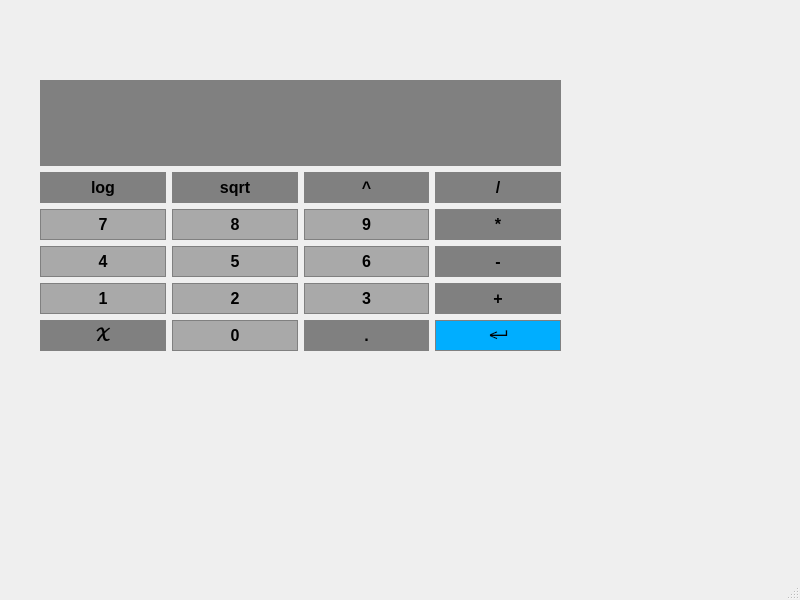
<?xml version="1.0" encoding="UTF-8"?>
<ui version="4.0">
 <class>MainWindow</class>
 <widget class="QMainWindow" name="MainWindow">
  <property name="geometry">
   <rect>
    <x>0</x>
    <y>0</y>
    <width>800</width>
    <height>600</height>
   </rect>
  </property>
  <property name="sizePolicy">
   <sizepolicy hsizetype="Fixed" vsizetype="Fixed">
    <horstretch>0</horstretch>
    <verstretch>0</verstretch>
   </sizepolicy>
  </property>
  <property name="windowTitle">
   <string>MainWindow</string>
  </property>
  <property name="styleSheet">
   <string notr="true"/>
  </property>
  <widget class="QWidget" name="centralwidget">
   <widget class="QWidget" name="widget" native="true">
    <property name="geometry">
     <rect>
      <x>40</x>
      <y>80</y>
      <width>521</width>
      <height>271</height>
     </rect>
    </property>
    <property name="styleSheet">
     <string notr="true"/>
    </property>
    <layout class="QGridLayout" name="gridLayout">
     <item row="2" column="3">
      <widget class="QPushButton" name="pushButton_4">
       <property name="font">
        <font>
         <pointsize>12</pointsize>
         <italic>false</italic>
         <bold>true</bold>
        </font>
       </property>
       <property name="styleSheet">
        <string notr="true">QPushButton {
	background-color: #808080;
	border: 1px solid gray;
	padding: 5px;
}

QPushButton:pressed {
	background-color: #707070;
	border: 1px solid gray;
	padding: 5px;
}</string>
       </property>
       <property name="text">
        <string>/</string>
       </property>
      </widget>
     </item>
     <item row="5" column="1">
      <widget class="QPushButton" name="pushButton_14">
       <property name="font">
        <font>
         <pointsize>12</pointsize>
         <italic>false</italic>
         <bold>true</bold>
        </font>
       </property>
       <property name="styleSheet">
        <string notr="true">QPushButton {
	background-color: #A9A9A9;
	border: 1px solid gray;
	padding: 5px;
}

QPushButton:pressed {
	background-color: #707070;
	border: 1px solid gray;
	padding: 5px;
}</string>
       </property>
       <property name="text">
        <string>2</string>
       </property>
      </widget>
     </item>
     <item row="5" column="0">
      <widget class="QPushButton" name="pushButton_13">
       <property name="font">
        <font>
         <pointsize>12</pointsize>
         <italic>false</italic>
         <bold>true</bold>
        </font>
       </property>
       <property name="styleSheet">
        <string notr="true">QPushButton {
	background-color: #A9A9A9;
	border: 1px solid gray;
	padding: 5px;
}

QPushButton:pressed {
	background-color: #707070;
	border: 1px solid gray;
	padding: 5px;
}</string>
       </property>
       <property name="text">
        <string>1</string>
       </property>
      </widget>
     </item>
     <item row="2" column="0">
      <widget class="QPushButton" name="pushButton">
       <property name="font">
        <font>
         <pointsize>12</pointsize>
         <italic>false</italic>
         <bold>true</bold>
        </font>
       </property>
       <property name="styleSheet">
        <string notr="true">QPushButton {
	background-color: #808080;
	border: 1px solid gray;
	padding: 5px;
}

QPushButton:pressed {
	background-color: #707070;
	border: 1px solid gray;
	padding: 5px;
}</string>
       </property>
       <property name="text">
        <string>log</string>
       </property>
      </widget>
     </item>
     <item row="5" column="2">
      <widget class="QPushButton" name="pushButton_15">
       <property name="font">
        <font>
         <pointsize>12</pointsize>
         <italic>false</italic>
         <bold>true</bold>
        </font>
       </property>
       <property name="styleSheet">
        <string notr="true">QPushButton {
	background-color: #A9A9A9;
	border: 1px solid gray;
	padding: 5px;
}

QPushButton:pressed {
	background-color: #707070;
	border: 1px solid gray;
	padding: 5px;
}</string>
       </property>
       <property name="text">
        <string>3</string>
       </property>
      </widget>
     </item>
     <item row="6" column="0">
      <widget class="QPushButton" name="pushButton_17">
       <property name="font">
        <font>
         <family>Segoe UI</family>
         <pointsize>12</pointsize>
         <italic>false</italic>
         <bold>true</bold>
        </font>
       </property>
       <property name="styleSheet">
        <string notr="true">QPushButton {
	background-color: #808080;
	border: 1px solid gray;
	padding: 5px;
}

QPushButton:pressed {
	background-color: #707070;
	border: 1px solid gray;
	padding: 5px;
}</string>
       </property>
       <property name="text">
        <string>𝒳</string>
       </property>
      </widget>
     </item>
     <item row="2" column="1">
      <widget class="QPushButton" name="pushButton_2">
       <property name="font">
        <font>
         <pointsize>12</pointsize>
         <italic>false</italic>
         <bold>true</bold>
        </font>
       </property>
       <property name="styleSheet">
        <string notr="true">QPushButton {
	background-color: #808080;
	border: 1px solid gray;
	padding: 5px;
}

QPushButton:pressed {
	background-color: #707070;
	border: 1px solid gray;
	padding: 5px;
}</string>
       </property>
       <property name="text">
        <string>sqrt</string>
       </property>
      </widget>
     </item>
     <item row="4" column="3">
      <widget class="QPushButton" name="pushButton_12">
       <property name="font">
        <font>
         <pointsize>12</pointsize>
         <italic>false</italic>
         <bold>true</bold>
        </font>
       </property>
       <property name="styleSheet">
        <string notr="true">QPushButton {
	background-color: #808080;
	border: 1px solid gray;
	padding: 5px;
}

QPushButton:pressed {
	background-color: #707070;
	border: 1px solid gray;
	padding: 5px;
}</string>
       </property>
       <property name="text">
        <string>-</string>
       </property>
      </widget>
     </item>
     <item row="5" column="3">
      <widget class="QPushButton" name="pushButton_16">
       <property name="font">
        <font>
         <pointsize>12</pointsize>
         <italic>false</italic>
         <bold>true</bold>
        </font>
       </property>
       <property name="styleSheet">
        <string notr="true">QPushButton {
	background-color: #808080;
	border: 1px solid gray;
	padding: 5px;
}

QPushButton:pressed {
	background-color: #707070;
	border: 1px solid gray;
	padding: 5px;
}</string>
       </property>
       <property name="text">
        <string>+</string>
       </property>
      </widget>
     </item>
     <item row="4" column="2">
      <widget class="QPushButton" name="pushButton_11">
       <property name="font">
        <font>
         <pointsize>12</pointsize>
         <italic>false</italic>
         <bold>true</bold>
        </font>
       </property>
       <property name="styleSheet">
        <string notr="true">QPushButton {
	background-color: #A9A9A9;
	border: 1px solid gray;
	padding: 5px;
}

QPushButton:pressed {
	background-color: #707070;
	border: 1px solid gray;
	padding: 5px;
}</string>
       </property>
       <property name="text">
        <string>6</string>
       </property>
      </widget>
     </item>
     <item row="0" column="0" colspan="4">
      <widget class="QLineEdit" name="lineEdit">
       <property name="sizePolicy">
        <sizepolicy hsizetype="Preferred" vsizetype="Expanding">
         <horstretch>0</horstretch>
         <verstretch>0</verstretch>
        </sizepolicy>
       </property>
       <property name="font">
        <font>
         <pointsize>18</pointsize>
         <italic>true</italic>
        </font>
       </property>
       <property name="styleSheet">
        <string notr="true">QLineEdit {
	border: 1px solid gray;
	color: #ffffff;
	background-color: gray;
}</string>
       </property>
      </widget>
     </item>
     <item row="3" column="3">
      <widget class="QPushButton" name="pushButton_8">
       <property name="font">
        <font>
         <pointsize>12</pointsize>
         <italic>false</italic>
         <bold>true</bold>
        </font>
       </property>
       <property name="styleSheet">
        <string notr="true">QPushButton {
	background-color: #808080;
	border: 1px solid gray;
	padding: 5px;
}

QPushButton:pressed {
	background-color: #707070;
	border: 1px solid gray;
	padding: 5px;
}</string>
       </property>
       <property name="text">
        <string>*</string>
       </property>
      </widget>
     </item>
     <item row="2" column="2">
      <widget class="QPushButton" name="pushButton_3">
       <property name="font">
        <font>
         <pointsize>12</pointsize>
         <italic>false</italic>
         <bold>true</bold>
        </font>
       </property>
       <property name="styleSheet">
        <string notr="true">QPushButton {
	background-color: #808080;
	border: 1px solid gray;
	padding: 5px;
}

QPushButton:pressed {
	background-color: #707070;
	border: 1px solid gray;
	padding: 5px;
}</string>
       </property>
       <property name="text">
        <string>^</string>
       </property>
      </widget>
     </item>
     <item row="3" column="2">
      <widget class="QPushButton" name="pushButton_7">
       <property name="font">
        <font>
         <pointsize>12</pointsize>
         <italic>false</italic>
         <bold>true</bold>
        </font>
       </property>
       <property name="styleSheet">
        <string notr="true">QPushButton {
	background-color: #A9A9A9;
	border: 1px solid gray;
	padding: 5px;
}

QPushButton:pressed {
	background-color: #707070;
	border: 1px solid gray;
	padding: 5px;
}</string>
       </property>
       <property name="text">
        <string>9</string>
       </property>
      </widget>
     </item>
     <item row="6" column="3">
      <widget class="QPushButton" name="pushButton_20">
       <property name="sizePolicy">
        <sizepolicy hsizetype="Preferred" vsizetype="Fixed">
         <horstretch>0</horstretch>
         <verstretch>0</verstretch>
        </sizepolicy>
       </property>
       <property name="font">
        <font>
         <pointsize>18</pointsize>
         <italic>false</italic>
         <bold>true</bold>
        </font>
       </property>
       <property name="styleSheet">
        <string notr="true">QPushButton {
	background-color: rgb(0, 174, 255);
	border: 1px solid gray;
	color: black;
}

QPushButton:pressed {
	border: 1px solid gray;
	background-color: rgba(0, 148, 216, 252);
	color: black;
}</string>
       </property>
       <property name="text">
        <string>↵</string>
       </property>
      </widget>
     </item>
     <item row="3" column="0">
      <widget class="QPushButton" name="pushButton_5">
       <property name="font">
        <font>
         <pointsize>12</pointsize>
         <italic>false</italic>
         <bold>true</bold>
        </font>
       </property>
       <property name="styleSheet">
        <string notr="true">QPushButton {
	background-color: #A9A9A9;
	border: 1px solid gray;
	padding: 5px;
}

QPushButton:pressed {
	background-color: #707070;
	border: 1px solid gray;
	padding: 5px;
}</string>
       </property>
       <property name="text">
        <string>7</string>
       </property>
      </widget>
     </item>
     <item row="3" column="1">
      <widget class="QPushButton" name="pushButton_6">
       <property name="font">
        <font>
         <pointsize>12</pointsize>
         <italic>false</italic>
         <bold>true</bold>
        </font>
       </property>
       <property name="styleSheet">
        <string notr="true">QPushButton {
	background-color: #A9A9A9;
	border: 1px solid gray;
	padding: 5px;
}

QPushButton:pressed {
	background-color: #707070;
	border: 1px solid gray;
	padding: 5px;
}</string>
       </property>
       <property name="text">
        <string>8</string>
       </property>
      </widget>
     </item>
     <item row="6" column="1">
      <widget class="QPushButton" name="pushButton_18">
       <property name="font">
        <font>
         <pointsize>12</pointsize>
         <italic>false</italic>
         <bold>true</bold>
        </font>
       </property>
       <property name="styleSheet">
        <string notr="true">QPushButton {
	background-color: #A9A9A9;
	border: 1px solid gray;
	padding: 5px;
}

QPushButton:pressed {
	background-color: #707070;
	border: 1px solid gray;
	padding: 5px;
}</string>
       </property>
       <property name="text">
        <string>0</string>
       </property>
      </widget>
     </item>
     <item row="6" column="2">
      <widget class="QPushButton" name="pushButton_19">
       <property name="font">
        <font>
         <pointsize>12</pointsize>
         <italic>false</italic>
         <bold>true</bold>
        </font>
       </property>
       <property name="styleSheet">
        <string notr="true">QPushButton {
	background-color: #808080;
	border: 1px solid gray;
	padding: 5px;
}

QPushButton:pressed {
	background-color: #707070;
	border: 1px solid gray;
	padding: 5px;
}</string>
       </property>
       <property name="text">
        <string>.</string>
       </property>
      </widget>
     </item>
     <item row="4" column="0">
      <widget class="QPushButton" name="pushButton_9">
       <property name="font">
        <font>
         <pointsize>12</pointsize>
         <italic>false</italic>
         <bold>true</bold>
        </font>
       </property>
       <property name="styleSheet">
        <string notr="true">QPushButton {
	background-color: #A9A9A9;
	border: 1px solid gray;
	padding: 5px;
}

QPushButton:pressed {
	background-color: #707070;
	border: 1px solid gray;
	padding: 5px;
}</string>
       </property>
       <property name="text">
        <string>4</string>
       </property>
      </widget>
     </item>
     <item row="4" column="1">
      <widget class="QPushButton" name="pushButton_10">
       <property name="font">
        <font>
         <pointsize>12</pointsize>
         <italic>false</italic>
         <bold>true</bold>
        </font>
       </property>
       <property name="styleSheet">
        <string notr="true">QPushButton {
	background-color: #A9A9A9;
	border: 1px solid gray;
	padding: 5px;
}

QPushButton:pressed {
	background-color: #707070;
	border: 1px solid gray;
	padding: 5px;
}</string>
       </property>
       <property name="text">
        <string>5</string>
       </property>
      </widget>
     </item>
    </layout>
   </widget>
  </widget>
  <widget class="QMenuBar" name="menubar">
   <property name="geometry">
    <rect>
     <x>0</x>
     <y>0</y>
     <width>800</width>
     <height>33</height>
    </rect>
   </property>
  </widget>
  <widget class="QStatusBar" name="statusbar"/>
 </widget>
 <resources/>
 <connections/>
</ui>
